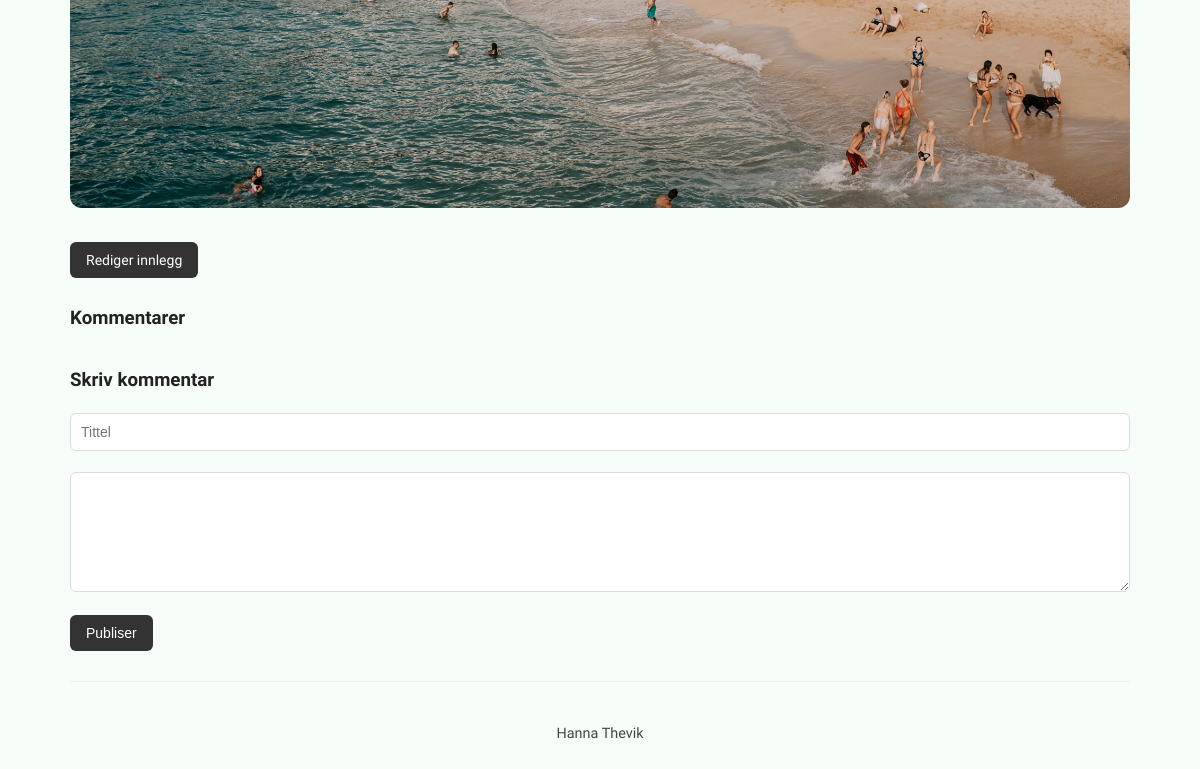
Page /post/3 (lower part) on the earlier database version.
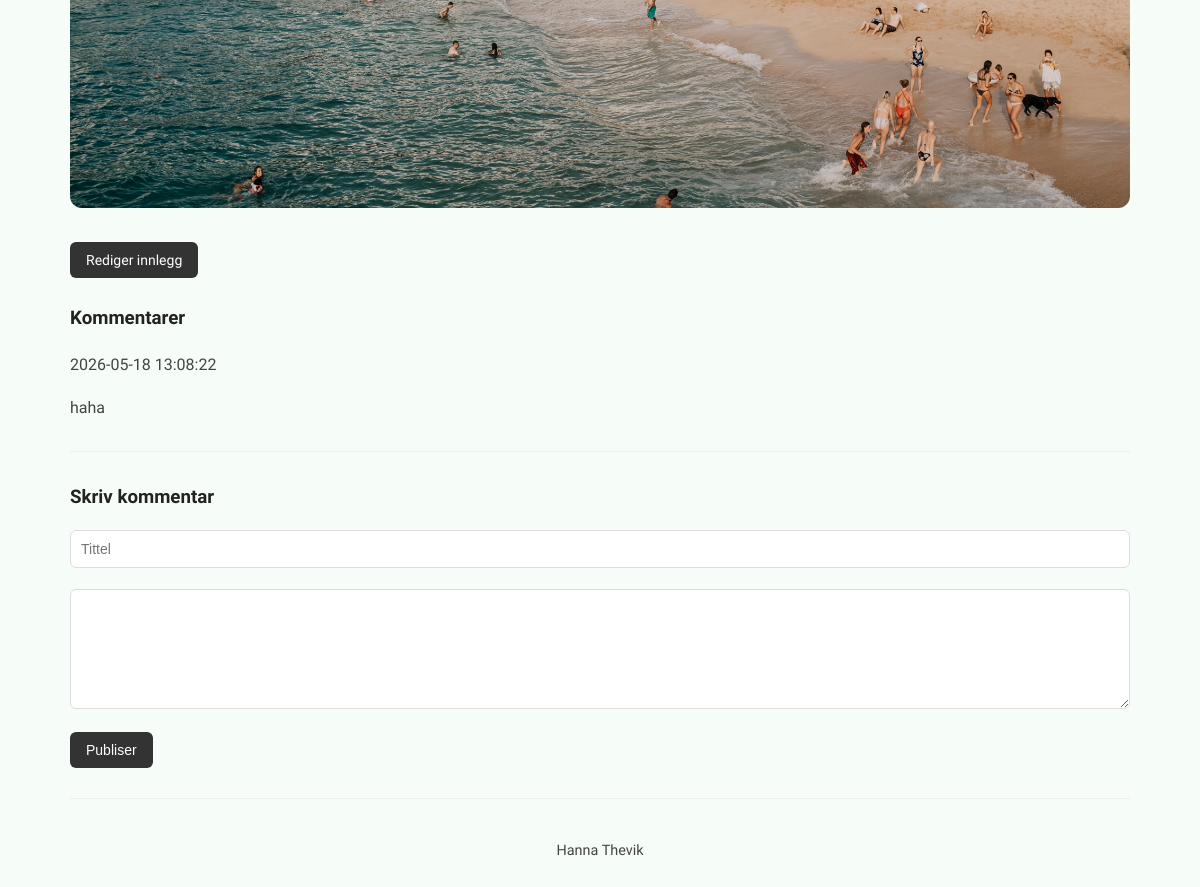
Same page on the later database version.
### tables this page shows
CREATE TABLE posts (
    id INTEGER PRIMARY KEY AUTOINCREMENT,
    title TEXT NOT NULL,
    body TEXT NOT NULL,
    tags TEXT,
    image TEXT,
    created TIMESTAMP DEFAULT CURRENT_TIMESTAMP
);

CREATE TABLE comments (
    id INTEGER PRIMARY KEY AUTOINCREMENT,
    post_id INTEGER,
    title TEXT,
    content TEXT,
    created TIMESTAMP DEFAULT CURRENT_TIMESTAMP,
    FOREIGN KEY(post_id) REFERENCES posts(id)
);

### app.py (the view)
@app.route("/post/<int:post_id>")
def post(post_id):
    post = db.get_post(post_id)
    if post is None:
        abort(404)
    comments = db.get_comments(post_id)
    return render_template(
        "post.html",
        post=post,
        comments=comments
    )

### db.py (called while the page is built)
def get_db():
    conn = sqlite3.connect(DATABASE)
    conn.row_factory = sqlite3.Row
    return conn

def get_post(post_id):
    conn = get_db()
    post = conn.execute(
        "SELECT * FROM posts WHERE id = ?", (post_id,)
    ).fetchone()
    conn.close()
    return post

def get_comments(post_id):
    conn = get_db()
    comments = conn.execute(
        "SELECT * FROM comments WHERE post_id=? ORDER BY created DESC",
        (post_id,),
    ).fetchall()
    conn.close()
    return comments

### templates/post.html (shortened to what this page needs)
{% extends "base.html" %}
{% block content %}
{% if post.image %}
{% set images = post.image.split(",") %}
<div class="{% if images|length == 1 %}single-post-image{% else %}image-gallery{% endif %}">
{% for image in images %}
<img
    src="{{ url_for('static', filename='uploads/' + image) }}"
    class="{% if images|length == 1 %}hero-image{% else %}post-image{% endif %}"
>
{% endfor %}
</div>
{% endif %}
<div>
<a href="{{ url_for('edit', post_id=post.id) }}" class="button">Rediger innlegg</a>
</div>
<h3>Kommentarer</h3>
{% for c in comments %}
<p class="comment-date">
    {{ c.created }}
</p>
<p>{{ c.content }}</p>
<hr>
{% endfor %}
<h3>Skriv kommentar</h3>
<form method="post" action="/comment/{{post.id}}">
<input name="title" placeholder="Tittel">
<textarea name="content"></textarea>
<button type="submit">Publiser</button>
</form>
{% endblock %}

Differences in the rows shown:
added comments: created "2026-05-18 13:08:22", content "haha"
